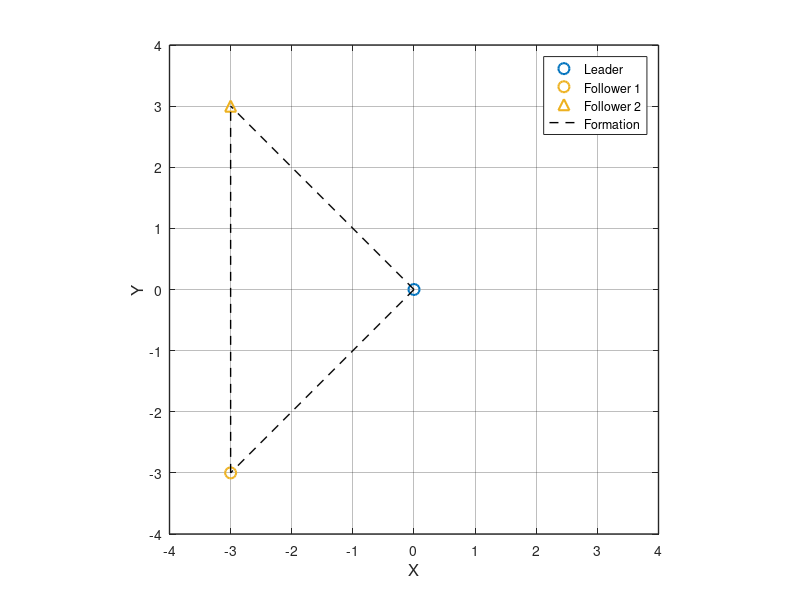

This chart was generated by the following MATLAB code:
%% plot_formation.m
clc;
clear;
close all;

%% Coordinates
leader   = [0, 0];
follower1 = [-3, -3];
follower2 = [-3, 3];

%% Create figure
figure('Color','w');
hold on;
grid on;
box on;

%% Plot agents
plot(leader(1), leader(2), 'o', ...
    'MarkerSize',8,...
    'LineWidth',1.5,...
    'MarkerEdgeColor',[0 0.4470 0.7410],...
    'MarkerFaceColor','none',...
    'DisplayName','Leader');

plot(follower1(1), follower1(2), 'o', ...
    'MarkerSize',8,...
    'LineWidth',1.5,...
    'MarkerEdgeColor',[0.9290 0.6940 0.1250],...
    'MarkerFaceColor','none',...
    'DisplayName','Follower 1');

plot(follower2(1), follower2(2), '^', ...
    'MarkerSize',8,...
    'LineWidth',1.5,...
    'MarkerEdgeColor',[0.9290 0.6940 0.1250],...
    'MarkerFaceColor','none',...
    'DisplayName','Follower 2');

%% Plot formation lines
plot([leader(1) follower1(1)], [leader(2) follower1(2)], ...
    'k--', 'LineWidth',1,...
    'DisplayName','Formation');

plot([leader(1) follower2(1)], [leader(2) follower2(2)], ...
    'k--', 'LineWidth',1,...
    'HandleVisibility','off');

plot([follower1(1) follower2(1)], [follower1(2) follower2(2)], ...
    'k--', 'LineWidth',1,...
    'HandleVisibility','off');

%% Axes settings
xlabel('X','FontSize',12);
ylabel('Y','FontSize',12);

xlim([-4 4]);
ylim([-4 4]);

xticks(-4:1:4);
yticks(-4:1:4);

axis equal;

%% Legend
legend('Location','northeast');

set(gca,...
    'FontSize',10,...
    'LineWidth',1,...
    'GridAlpha',0.3);
%exportgraphics(gcf, 'DoiHinhDat.jpeg','ContentType', 'image' ,'Resolution', 600);
